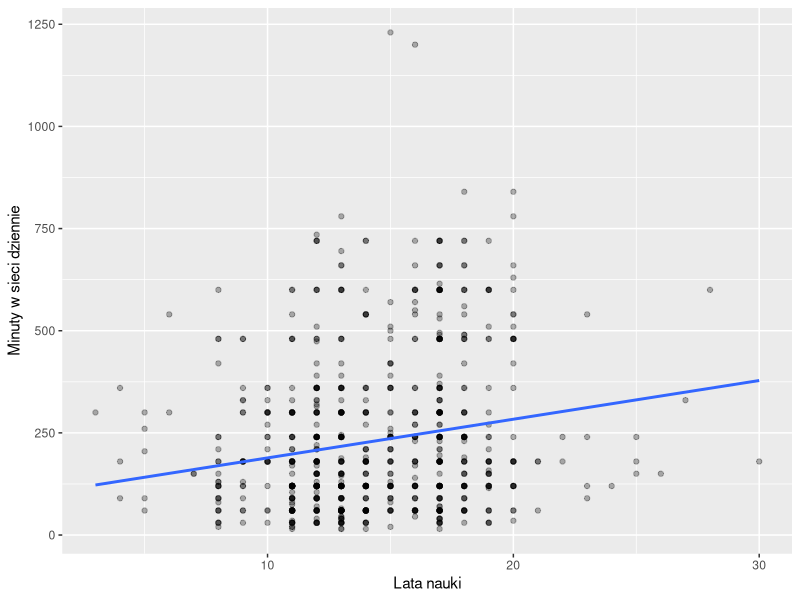

The R script that drew this image:
## ---- chunk 1
library(haven)
library(dplyr)
library(ggplot2)
ess <- read_sav("ess_polska.sav")
knitr::opts_chunk$set(echo = FALSE, message = FALSE)
ziarno <- 1234
## ---- chunk 2
net <- ess |>
  filter(essround == 11) |>
  select(agea, eduyrs, netustm) |>
  zap_labels() |>
  filter(!is.na(agea), !is.na(eduyrs), !is.na(netustm))
## ---- chunk 3
set.seed(ziarno)
nr <- sample(nrow(net), round(0.8 * nrow(net)))
uczace <- net[nr, ]
testowe <- net[-nr, ]
m_nauka <- lm(netustm ~ eduyrs, data = uczace)
m_oba <- lm(netustm ~ eduyrs + agea, data = uczace)
blad <- function(prognozy) sqrt(mean((testowe$netustm - prognozy)^2))
blad_sredniej <- blad(rep(mean(uczace$netustm), nrow(testowe)))
blad_nauki <- blad(predict(m_nauka, testowe))
blad_obu <- blad(predict(m_oba, testowe))
## ---- chunk 4
wyniki <- data.frame(
  Model = c("Sama średnia", "Lata nauki", "Lata nauki i wiek"),
  Pomylka = c(blad_sredniej, blad_nauki, blad_obu)
)
knitr::kable(wyniki, digits = 0, col.names = c("Model", "Pomyłka na testowych (min)"),
             caption = "Typowa pomyłka prognozy minut w sieci u nowych osób.")
## ---- chunk 5
ggplot(uczace, aes(x = eduyrs, y = netustm)) +
  geom_point(alpha = 0.3) +
  geom_smooth(method = "lm", se = FALSE) +
  labs(x = "Lata nauki", y = "Minuty w sieci dziennie")
